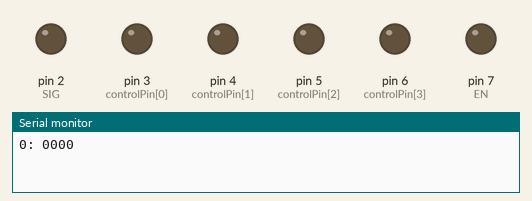
Bench run of a sketch on a simulated Arduino Uno, built with avr-gcc and run on an emulated ATmega328P. Parts: output pins drawn as LEDs (lit = HIGH), the last lines printed to the serial monitor.

Above: at 0.5 s.
At 2.5 s:
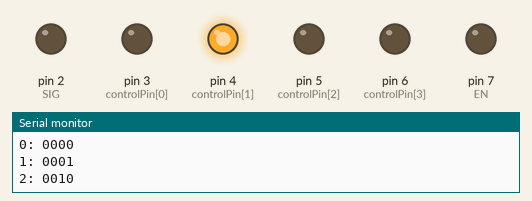
At 4.5 s:
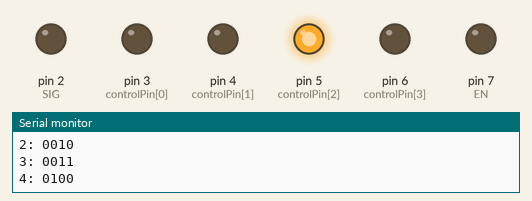
At 9.5 s:
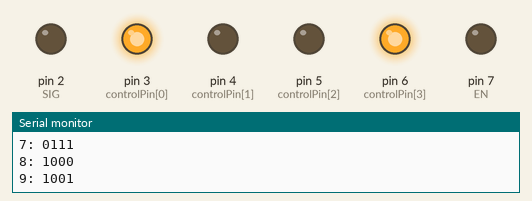
At 14.5 s:
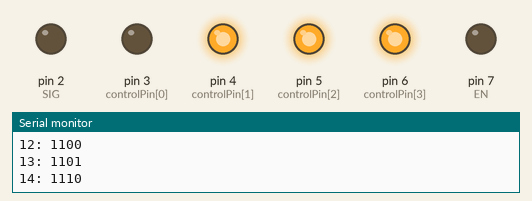
At 19.5 s:
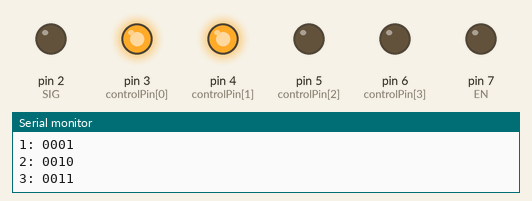
Timing chart, 0 to 20.8 s (numbered marks = the images above):
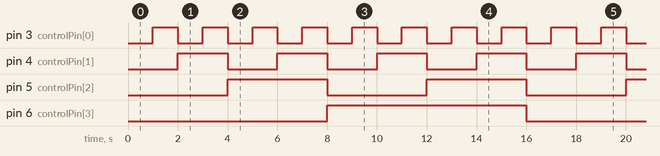

Measured:
- by itself, pin 3 (controlPin[0]): alternates HIGH for 1.0 s and LOW for 1.0 s
- by itself, pin 4 (controlPin[1]): alternates HIGH for 2.0 s and LOW for 2.0 s
- by itself, pin 5 (controlPin[2]): alternates HIGH for 4.0 s and LOW for 4.0 s
- by itself, pin 6 (controlPin[3]): alternates HIGH for 8.0 s and LOW for 8.0 s

The sketch:

multiplex_code.ino
```cpp
const int SIG = 2;// SIG pin
const int EN = 7;// Enable pin
const int controlPin[4] = {3, 4, 5, 6}; // 4 pins used  for binary output

int loopDelay = 1000;// delay in loop

const int muxTable[16][4] = {
  // s0, s1, s2, s3     channel
    {0,  0,  0,  0}, // 0
    {1,  0,  0,  0}, // 1
    {0,  1,  0,  0}, // 2
    {1,  1,  0,  0}, // 3
    {0,  0,  1,  0}, // 4
    {1,  0,  1,  0}, // 5
    {0,  1,  1,  0}, // 6
    {1,  1,  1,  0}, // 7
    {0,  0,  0,  1}, // 8
    {1,  0,  0,  1}, // 9
    {0,  1,  0,  1}, // 10
    {1,  1,  0,  1}, // 11
    {0,  0,  1,  1}, // 12
    {1,  0,  1,  1}, // 13
    {0,  1,  1,  1}, // 14
    {1,  1,  1,  1}  // 15
};


void setup() {
  // Robojax 16ch relay with multiplexer 20181201
  for(int i=0; i<4; i++)
  {
    pinMode(controlPin[i], OUTPUT);// set pin as output
    digitalWrite(controlPin[i], HIGH); // set initial state as HIGH

  }


    pinMode(SIG, OUTPUT);// set SIG pin as output
    digitalWrite(SIG, LOW); // set SIG sends what should be the output
                            // for low trigger relay it should be LOW
                            // for HIGH trigger high it should be HIGH

    pinMode(EN, OUTPUT);// set EN pin as output
    digitalWrite(EN, LOW); // set EN in (enable pin) Low to activate the chip
  Serial.begin(9600);

   // Robojax 16ch relay with multiplexer 20181201
}

void loop() {
// Robojax 16ch relay with multiplexer 20181201
  for(int i=0; i<16; i++)
  {

  channelControl(i);

  delay(loopDelay);// wait for loopDelay ms
  }

  //channelControl(7);// this will turn on only relay 12
 Serial.println("===============");

  // Robojax 16ch relay with multiplexer 20181201
}

/*
 *
 * @brief controls each relay ON or OFF
 * @param relayChannel (integer)
 * @return no return value
 */

void channelControl(int relayChannel)
{
    // Robojax 16ch relay with multiplexer 20181201
    digitalWrite(controlPin[0], muxTable[relayChannel][0]);
    digitalWrite(controlPin[1], muxTable[relayChannel][1]);
    digitalWrite(controlPin[2], muxTable[relayChannel][2]);
    digitalWrite(controlPin[3], muxTable[relayChannel][3]);

       Serial.print(relayChannel);
       Serial.print (": ");
       Serial.print(muxTable[relayChannel][3]);
       Serial.print(muxTable[relayChannel][2]);
       Serial.print(muxTable[relayChannel][1]);
       Serial.println(muxTable[relayChannel][0]);
   // Robojax 16ch relay with multiplexer 20181201
}//channelControl end
```
